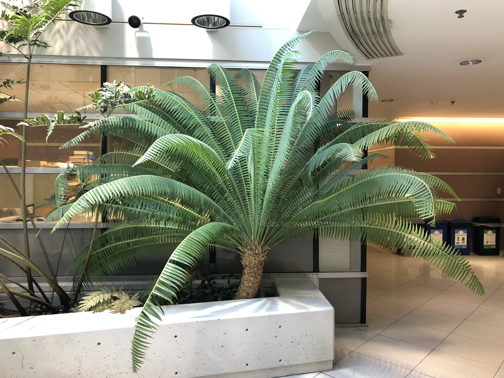
#> input picture 12-29-contrast/00001_gt.jpg, 504 x 378 px
$ python score.py
#> lines starting #> are read from the running program, lines starting #| are printed output that depends on the picture; long printed decimals are rounded
import cv2
import numpy as np
import matplotlib.pyplot as plt


def evaluate_error_map(gt_path, render_path, threshold=0.1):
    # 1. 读取并归一化到 [0, 1] (方便计算)
#> called with gt_path = '00001_gt.jpg', render_path = '00001_render.jpg', threshold = 0.1
    gt = cv2.imread(gt_path).astype(np.float32) / 255.0
    render = cv2.imread(render_path).astype(np.float32) / 255.0
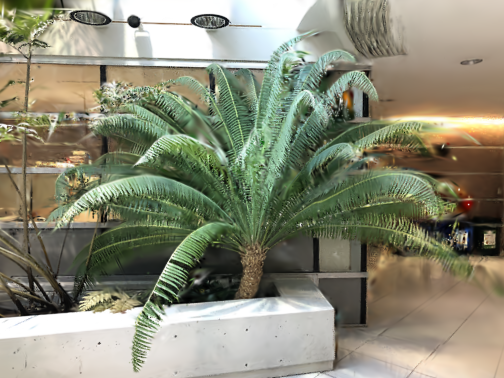
#> input picture 12-29-contrast/00001_render.jpg, 504 x 378 px

    if gt.shape != render.shape:
        render = cv2.resize(render, (gt.shape[1], gt.shape[0]))

    # 2. 计算绝对误差图 (Difference Map)
    diff = np.abs(gt - render)
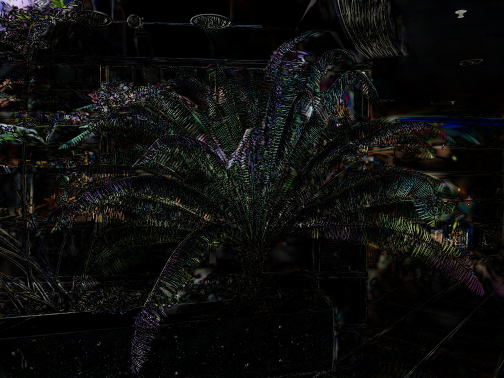
#> diff: shape (378, 504, 3) float32; mean B, G, R 0.0516, 0.0558, 0.0545
    # 取三通道平均，变成单通道误差图
    diff_map = np.mean(diff, axis=2)

    # --- 核心评分机制 ---

    # 指标 1: MAE (平均绝对误差) - 越小越好
    # 代表全图平均错了多少
    mae = np.mean(diff_map)
#> mae = 0.054

    # 指标 2: RMSE (均方根误差) - 越小越好
    # 代表"严重的错误"有多少 (对红线很敏感)
    rmse = np.sqrt(np.mean(diff_map ** 2))
#> rmse = 0.0946

    # 指标 3: Bad Pixel Ratio (坏点率) - 越小越好 !!!
    # 统计误差超过 threshold (比如 0.1) 的像素占比
    # 这是证明你"消除了伪影"的最强证据
    bad_pixels = np.sum(diff_map > threshold)
#> bad_pixels = 31065
    total_pixels = diff_map.size
#> total_pixels = 190512
    bpr = (bad_pixels / total_pixels) * 100.0  # 换算成百分比
#> bpr = 16.31

    print(f"=== 误差图评分 (Error Map Metrics) ===")
    print(f"1. MAE  (平均误差): {mae:.5f} (越低越好)")
#| 1. MAE  (平均误差): 0.05399 (越低越好)
    print(f"2. RMSE (严重程度): {rmse:.5f} (越低越好)")
#| 2. RMSE (严重程度): 0.0946 (越低越好)
    print(f"3. BPR  (坏点比例): {bpr:.2f}%  (阈值>{threshold}, 越低越好)")
#| 3. BPR  (坏点比例): 16.31%  (阈值>0.1, 越低越好)
    print(f"======================================")

    return diff_map, mae, rmse, bpr


# 使用方法
# 记得用你之前保存的图，或者直接读原图
diff_map, score_mae, score_rmse, score_bpr = evaluate_error_map('00001_gt.jpg', '00001_render.jpg')
#> score_mae = 0.054; score_rmse = 0.0946; score_bpr = 16.31

# 如果你想保存带分数的图
plt.figure(figsize=(6, 5))
plt.imshow(diff_map, cmap='jet', vmin=0, vmax=0.5)  # vmax可以控制热力图亮度，设小一点会让红线更明显
plt.title(f"Error Map\nMAE:{score_mae:.4f} | BPR:{score_bpr:.2f}%")
plt.axis('off')
plt.colorbar()
plt.savefig("scored_error_map.png")
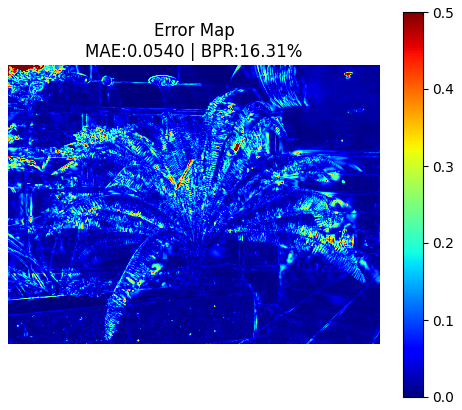
#> figure drawn by matplotlib, 2 panels
